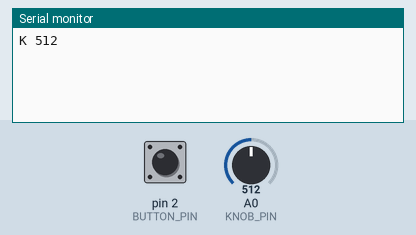
Recording of a sketch running on a simulated Arduino Uno, built with avr-gcc and run on an emulated ATmega328P. Shown: the last lines printed to the serial monitor. The inputs (shaded band) are chosen by the test bench; at power-on: pin 2 (BUTTON_PIN) HIGH, A0 (KNOB_PIN) = 512.

Above: at 1.2 s.
1.3 s: pin 2 (BUTTON_PIN) pulled LOW for 0.15 s
At 2.0 s:
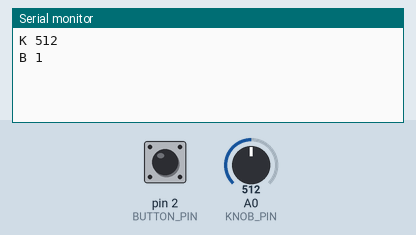
2.9 s: A0 (KNOB_PIN) set to 716
At 4.1 s:
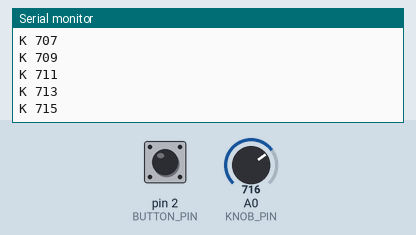
4.4 s: A0 (KNOB_PIN) set to 900
At 5.9 s:
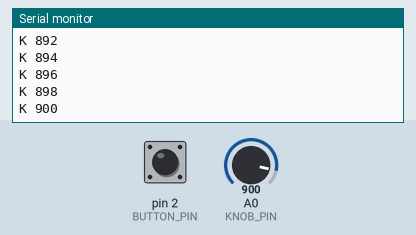
Timing chart, 0 to 7.4 s (numbered marks = the images above; inputs shaded):
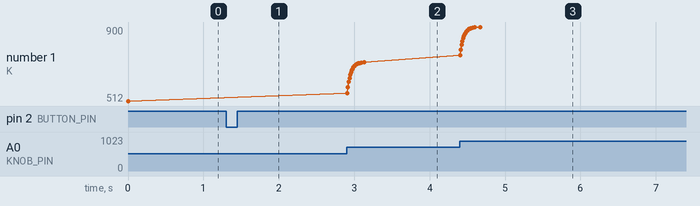

Measured:
- after the input at 1.3 s, the serial monitor: prints a new line at once (image 1)
- after the input at 2.9 s, the serial monitor: prints a new line at once (image 2)
- after the input at 4.4 s, the serial monitor: prints a new line at once (image 3)
- plotted number 1: 512 → 715 after the input at 2.9 s, 715 → 900 after the input at 4.4 s

The sketch:

static_knob.ino
```cpp
// Static: a physical tuning knob for the sky radio.
//
// Parts: any Arduino with USB serial (Uno, Nano, Leonardo, Pro Micro ...), a 10k potentiometer,
//        and optionally a push button.
// Wiring:
//   potentiometer  outer legs -> 5V and GND (3.3V on 3.3-volt boards), middle leg (wiper) -> A0
//   push button    one side -> D2, other side -> GND (uses the internal pull-up, no resistor needed)
//
// It sends one line per change at 115200 baud:
//   "K 512"   knob position, 0-1023 (the site maps it across 10 MHz - 5 THz)
//   "B 1"     button pressed (the site jumps to the next station)
//
// Then open the site in Chrome or Edge on a computer, click About, and choose "Connect a knob".

const int KNOB_PIN = A0;
const int BUTTON_PIN = 2;

float smooth = 0;          // filtered reading, to tame the jitter every pot has
int lastSent = -100;
bool lastButton = HIGH;
unsigned long lastPress = 0;

void setup() {
  Serial.begin(115200);
  pinMode(BUTTON_PIN, INPUT_PULLUP);
  smooth = analogRead(KNOB_PIN);
}

void loop() {
  smooth += (analogRead(KNOB_PIN) - smooth) * 0.2;
  int v = (int)(smooth + 0.5);
  if (abs(v - lastSent) >= 2) {          // ignore tiny wobbles
    lastSent = v;
    Serial.print("K ");
    Serial.println(v);
  }

  bool b = digitalRead(BUTTON_PIN);
  if (b == LOW && lastButton == HIGH && millis() - lastPress > 250) {   // pressed, debounced
    lastPress = millis();
    Serial.println("B 1");
  }
  lastButton = b;

  delay(10);
}
```
